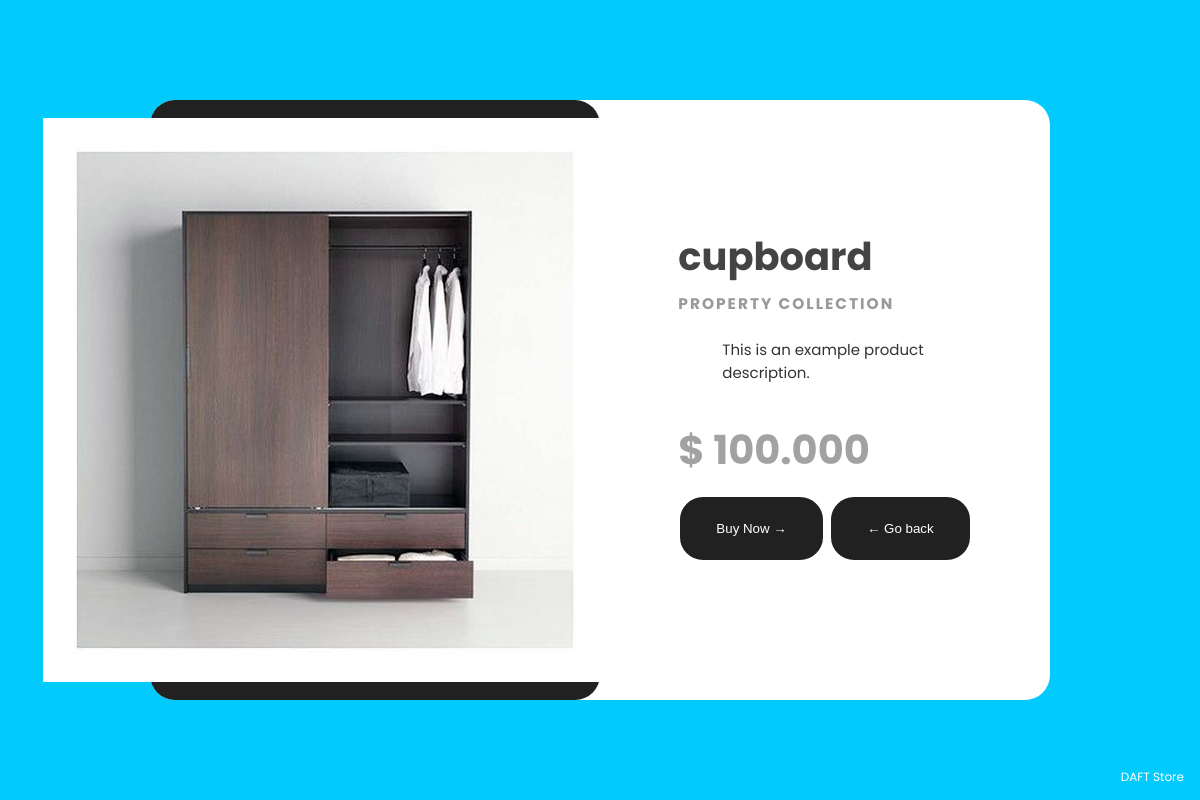
The app's page /detail.php?id=4 with its own data.
### tables this page shows
CREATE TABLE `catalog` (
  `id` int NOT NULL,
  `product_name` varchar(255) NOT NULL,
  `image_url` varchar(255) NOT NULL,
  `description` text,
  `price` text NOT NULL
);

### detail.php (the view, shortened to what this page needs)
<!DOCTYPE html>
<html lang="en" >
<head>
  <link rel="stylesheet" href="assets/css/detail.css">
</head>
<body>
<?php
    if (isset($_GET['id'])) {
        $product_id = $_GET['id'];
        require_once 'db.php';
        $sql = "SELECT id, product_name, image_url, description, price FROM catalog WHERE id = $product_id";
        $result = $conn->query($sql);
        if ($result->num_rows > 0) {
            $row = $result->fetch_assoc();
?>
    <div class="container">
        <div class="imgBx">
            <img src="<?php echo $row['image_url']; ?>" alt="Nike Jordan Proto-Lyte Image">
        </div>
        <div class="details">
            <div class="content">
                <h2><?php echo $row['product_name']; ?><br>
                    <span>property Collection</span>
                </h2>
                <p>
                <?php echo $row['description']; ?>
                </p>
                <h3>$ <?php echo $row['price']; ?></h3><br><br><br>
                <a href="add-to-cart.php?product_id=<?php echo $row['id']; ?>&quantity=1"><button>Buy Now →</button></a>
                <a href="catalog.php"><button>← Go back</button></a>
            </div>
        </div>
    </div>
<?php
} else {
    echo "Product not found.";
}
} else {
echo "Product ID is missing.";
}
?>
    <footer>
        <a href="index.php">DAFT Store</a>
    </footer>
</body>
</html>
</body>
</html>

### assets/css/detail.css (style rules this page uses)
body { margin: 0; padding: 0; display: flex; justify-content: center; align-items: center; min-height: 100vh; font-family: 'Poppins', sans-serif; background: #03cafc; }
.container { position: relative; display: flex; flex-wrap: wrap; justify-content: space-between; width: 900px; height: 600px; background: #fff; margin: 20px; border-radius: 25px; }
.container .imgBx { position: relative; display: flex; justify-content: center; align-items: center; width: 50%; height: 100%; background: #212121; transition: .3s linear; border-radius: 25px; }
.container .imgBx:before { content: 'DAFT'; position: absolute; top: 0px; left: 24px; color: #000; opacity: 0.2; font-size: 8em; font-weight: 800; }
.container .imgBx img { position: relative; width: 700px; left: -50px; transition: .9s linear; }
.container .details { display: flex; justify-content: center; align-items: center; width: 50%; height: 100%; box-sizing: border-box; padding: 40px; border-radius: 25px; }
.container .details h2 { margin: 0; padding: 0; font-size: 2.4em; line-height: 1em; color: #444; }
.container .details h2 span { font-size: 0.4em; text-transform: uppercase; letter-spacing: 2px; color: #999; }
.container .details p { max-width: 85%; margin-left: 15%; color: #333; font-size: 15px; margin-bottom: 36px; }
.container .details h3 { margin: 0; padding: 0; font-size: 2.5em; color: #a2a2a2; float: left; }
.container .details button { display: inline-block; background-color: #212121; color: #fff; padding: 1.50rem 2.25rem; font-weight: var(--font-medium); transition: 0.3s; border-radius: 25px; border: 2px solid; }
footer { position: fixed; right: 16px; bottom: 12px; }
footer a { color: #fff; text-decoration: none; font-size: 12px; }

### records on screen
catalog: image_url (picture), product_name "cupboard", description "This is an example product description.", price "100.000"
